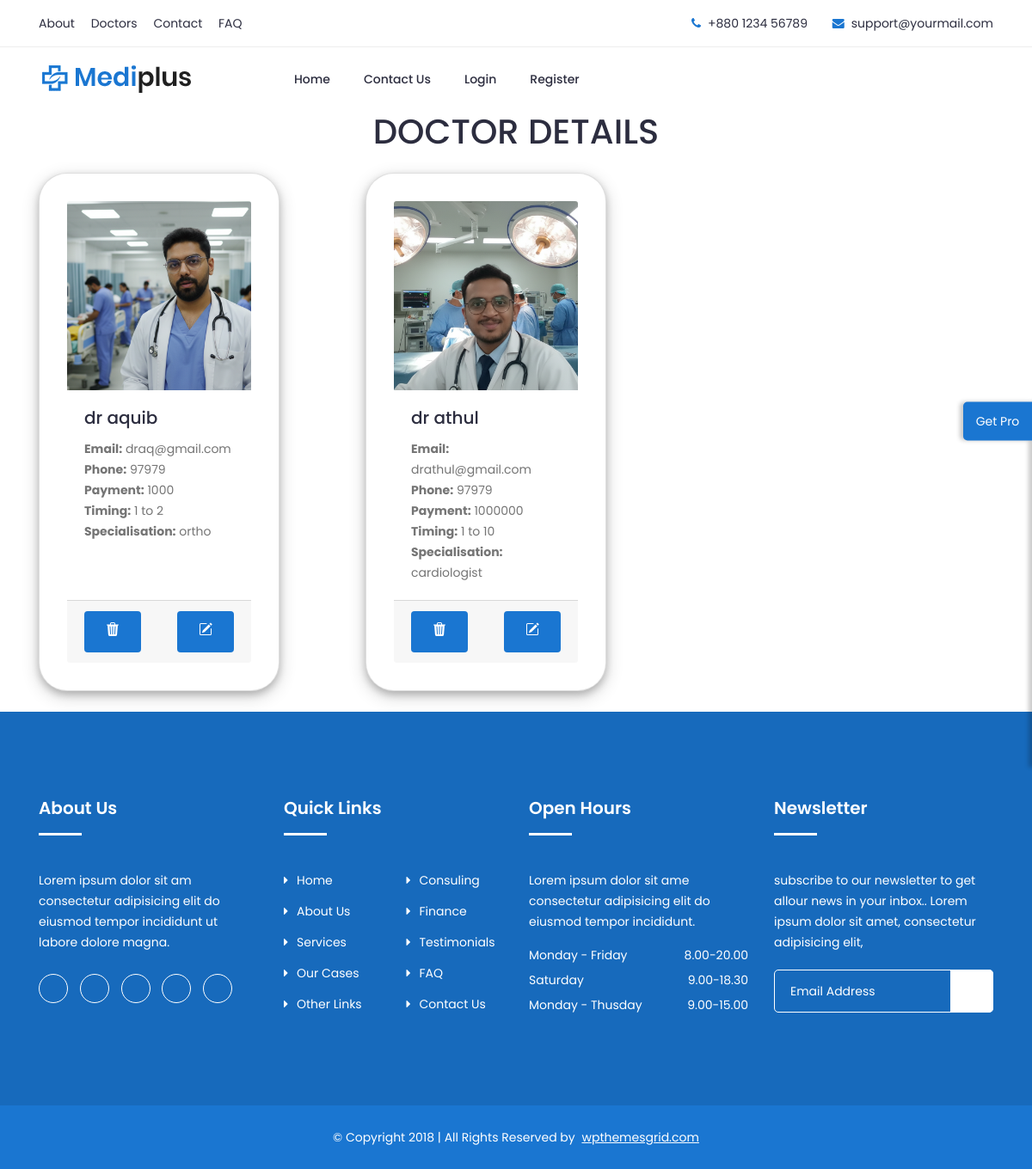
The app's page /doc_det with its own data.
### admin_app/models.py (models this page shows)
class doctor_detailss(models.Model):
    doctorphoto=models.ImageField()
    doctorname=models.CharField(max_length=100)
    doctoremail=models.CharField(max_length=100)
    doctorphone=models.CharField(max_length=100)
    doctorpayment=models.CharField(max_length=100)
    doctorhours=models.CharField(max_length=100)
    doctorspecialisation=models.CharField(max_length=100)

### admin_app/views.py (the view)
# urls.py: path('doc_det',views.doc_det),
def doc_det(request):
    doc_data=doctor_detailss.objects.all()
    return render(request,'doctor_details.html',{'drs':doc_data})

### templates/doctor_details.html (shortened to what this page needs)
{% load static %}
	{% include 'header.html' %}
<center><div class="text">
	<h1>DOCTOR DETAILS</h1>
</div> </center>
<div class="container mt-4">
  <div class="row">
    {% for i in drs %}
    <div class="col-lg-4 col-md-6 mb-4">
      <div class="card shadow-sm h-100">
        <img src="../media/{{ i.doctorphoto }}" class="card-img-top" alt="not found" style="height:220px; object-fit:cover;">
        <div class="card-body">
          <h5 class="card-title">{{ i.doctorname }}</h5>
          <p class="card-text">
            <strong>Email:</strong> {{ i.doctoremail }} <br>
            <strong>Phone:</strong> {{ i.doctorphone }} <br>
            <strong>Payment:</strong> {{ i.doctorpayment }} <br>
            <strong>Timing:</strong> {{ i.doctorhours }} <br>
            <strong>Specialisation:</strong> {{ i.doctorspecialisation }}
          </p>
        </div>
        <div class="card-footer d-flex justify-content-between">
          <a href="{% url 'doctor_delete' id=i.id %}" class="btn btn-danger btn-sm">
          </a>
          <a href="{% url 'doctor_update' id=i.id %}" class="btn btn-primary btn-sm">
          </a>
        </div>
      </div>
    </div>
    {% endfor %}
  </div>
</div>
    {% include 'footer.html' %}

### templates/header.html (shortened to what this page needs)
{% load static %}
<!doctype html>
<html class="no-js" lang="zxx">
    <head>
		<link rel="stylesheet" href="{% static 'css/bootstrap.min.css' %}">
		<link rel="stylesheet" href="{% static 'css/nice-select.css' %}">
        <link rel="stylesheet" href="{% static 'css/font-awesome.min.css' %}">
        <link rel="stylesheet" href="{% static 'css/icofont.css' %}">
		<link rel="stylesheet" href="{% static 'css/slicknav.min.css' %}">
        <link rel="stylesheet" href="{% static 'css/owl-carousel.css' %}">
		<link rel="stylesheet" href="{% static 'css/datepicker.css' %}">
        <link rel="stylesheet" href="{% static 'css/animate.min.css' %}">
        <link rel="stylesheet" href="{% static 'css/magnific-popup.css' %}">
		<link rel="stylesheet" href="{% static 'css/user_profile.css' %}">
        <link rel="stylesheet" href="{% static 'css/normalize.css' %}">
        <link rel="stylesheet" href="{% static 'css/style.css' %}">
        <link rel="stylesheet" href="{% static 'css/responsive.css' %}">
    </head>
    <body>
		<ul class="pro-features">
			<a class="get-pro" href="#">Get Pro</a>
		</ul>
		<header class="header" >
			<div class="topbar">
				<div class="container">
					<div class="row">
						<div class="col-lg-6 col-md-5 col-12">
							<ul class="top-link">
								<li><a href="#">About</a></li>
								<li><a href="#">Doctors</a></li>
								<li><a href="#">Contact</a></li>
								<li><a href="#">FAQ</a></li>
							</ul>
						</div>
						<div class="col-lg-6 col-md-7 col-12">
							<ul class="top-contact">
								<li><i class="fa fa-phone"></i>+880 1234 56789</li>
								<li><i class="fa fa-envelope"></i><a href="mailto:support@yourmail.com">support@yourmail.com</a></li>
							</ul>
						</div>
					</div>
				</div>
			</div>
			<div class="header-inner">
				<div class="container">
					<div class="inner">
						<div class="row">
							<div class="col-lg-3 col-md-3 col-12">
								<div class="logo">
									<a href="index.html"><img src="{% static 'img/logo.png' %}" alt="#"></a>
								</div>
							</div>
							<div class="col-lg-7 col-md-9 col-12">
								<div class="main-menu">
									<nav class="navigation">
										<ul class="nav menu">
											{% if request.session.admin %}
											<li><a href="home">Home</a></li>
											<li><a href="registerdoctor">Add Doctors</a></li>
											<li><a href="doc_det">Doctors List</a></li>
											<li><a href="user_det">Users List</a></li>
											<li><a href="app_view">Appointment List </a></li>
											<li><a href="viewquery">Queries</a></li>
											<li><a href="logout">Logout</a></li>
											{% else %}
											<li><a href="home">Home</a></li>
											<li><a href="contactus">Contact Us</a></li>
											<li><a href="login">Login</a></li>
											<li><a href="register">Register</a></li>
											{% endif %}
										</ul>
									</nav>
								</div>
							</div>
						</div>
					</div>
				</div>
			</div>
		</header>

### templates/footer.html (shortened to what this page needs)
{% load static %}
		<footer id="footer" class="footer ">
			<div class="footer-top">
				<div class="container">
					<div class="row">
						<div class="col-lg-3 col-md-6 col-12">
							<div class="single-footer">
								<h2>About Us</h2>
								<p>Lorem ipsum dolor sit am consectetur adipisicing elit do eiusmod tempor incididunt ut labore dolore magna.</p>
								<ul class="social">
									<li><a href="#"><i class="icofont-facebook"></i></a></li>
									<li><a href="#"><i class="icofont-google-plus"></i></a></li>
									<li><a href="#"><i class="icofont-twitter"></i></a></li>
									<li><a href="#"><i class="icofont-vimeo"></i></a></li>
									<li><a href="#"><i class="icofont-pinterest"></i></a></li>
								</ul>
							</div>
						</div>
						<div class="col-lg-3 col-md-6 col-12">
							<div class="single-footer f-link">
								<h2>Quick Links</h2>
								<div class="row">
									<div class="col-lg-6 col-md-6 col-12">
										<ul>
											<li><a href="#"><i class="fa fa-caret-right" aria-hidden="true"></i>Home</a></li>
											<li><a href="#"><i class="fa fa-caret-right" aria-hidden="true"></i>About Us</a></li>
											<li><a href="#"><i class="fa fa-caret-right" aria-hidden="true"></i>Services</a></li>
											<li><a href="#"><i class="fa fa-caret-right" aria-hidden="true"></i>Our Cases</a></li>
											<li><a href="#"><i class="fa fa-caret-right" aria-hidden="true"></i>Other Links</a></li>
										</ul>
									</div>
									<div class="col-lg-6 col-md-6 col-12">
										<ul>
											<li><a href="#"><i class="fa fa-caret-right" aria-hidden="true"></i>Consuling</a></li>
											<li><a href="#"><i class="fa fa-caret-right" aria-hidden="true"></i>Finance</a></li>
											<li><a href="#"><i class="fa fa-caret-right" aria-hidden="true"></i>Testimonials</a></li>
											<li><a href="#"><i class="fa fa-caret-right" aria-hidden="true"></i>FAQ</a></li>
											<li><a href="#"><i class="fa fa-caret-right" aria-hidden="true"></i>Contact Us</a></li>
										</ul>
									</div>
								</div>
							</div>
						</div>
						<div class="col-lg-3 col-md-6 col-12">
							<div class="single-footer">
								<h2>Open Hours</h2>
								<p>Lorem ipsum dolor sit ame consectetur adipisicing elit do eiusmod tempor incididunt.</p>
								<ul class="time-sidual">
									<li class="day">Monday - Friday<span>8.00-20.00</span></li>
									<li class="day">Saturday <span>9.00-18.30</span></li>
									<li class="day">Monday - Thusday <span>9.00-15.00</span></li>
								</ul>
							</div>
						</div>
						<div class="col-lg-3 col-md-6 col-12">
							<div class="single-footer">
								<h2>Newsletter</h2>
								<p>subscribe to our newsletter to get allour news in your inbox.. Lorem ipsum dolor sit amet, consectetur adipisicing elit,</p>
								<form action="mail/mail.php" method="get" target="_blank" class="newsletter-inner">
									<input name="email" placeholder="Email Address" class="common-input" onfocus="this.placeholder = ''"
										onblur="this.placeholder = 'Your email address'" required="" type="email">
									<button class="button"><i class="icofont icofont-paper-plane"></i></button>
								</form>
							</div>
						</div>
					</div>
				</div>
			</div>
			<div class="copyright">
				<div class="container">
					<div class="row">
						<div class="col-lg-12 col-md-12 col-12">
							<div class="copyright-content">
								<p>© Copyright 2018  |  All Rights Reserved by <a href="https://www.wpthemesgrid.com" target="_blank">wpthemesgrid.com</a> </p>
							</div>
						</div>
					</div>
				</div>
			</div>
		</footer>
    </body>
</html>

### static/css/user_profile.css (style rules this page uses)
body { background-color: #eee; }
.card { background-color: #fff; width: 280px; border-radius: 33px; box-shadow: 0 4px 8px 0 rgba(0, 0, 0, 0.2), 0 6px 20px 0 rgba(0, 0, 0, 0.19); padding: 2rem !important; }

### records on screen
doctor_detailss: doctorphoto (picture), doctorname "dr aquib", doctoremail "draq@gmail.com", doctorphone "97979", doctorpayment "1000", doctorhours "1 to 2", doctorspecialisation "ortho"
doctor_detailss: doctorphoto (picture), doctorname "dr athul", doctoremail "drathul@gmail.com", doctorphone "97979", doctorpayment "1000000", doctorhours "1 to 10", doctorspecialisation "cardiologist"
